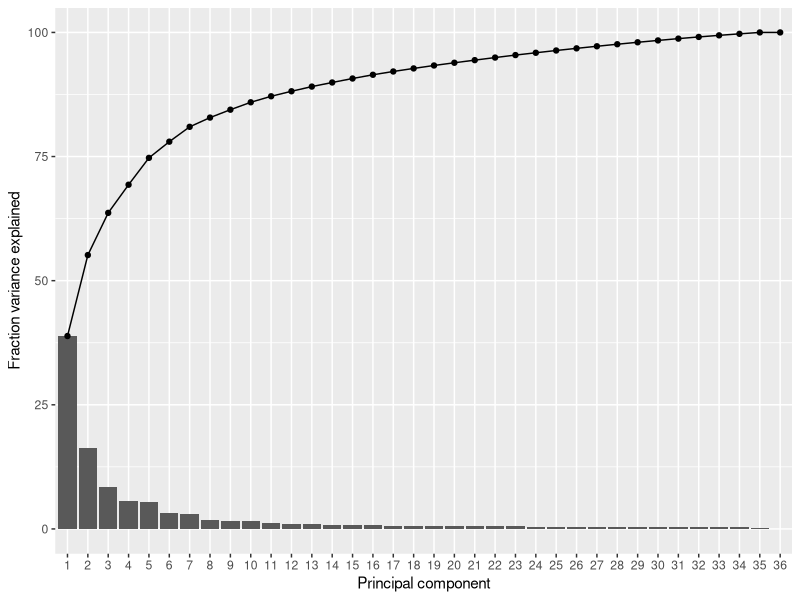
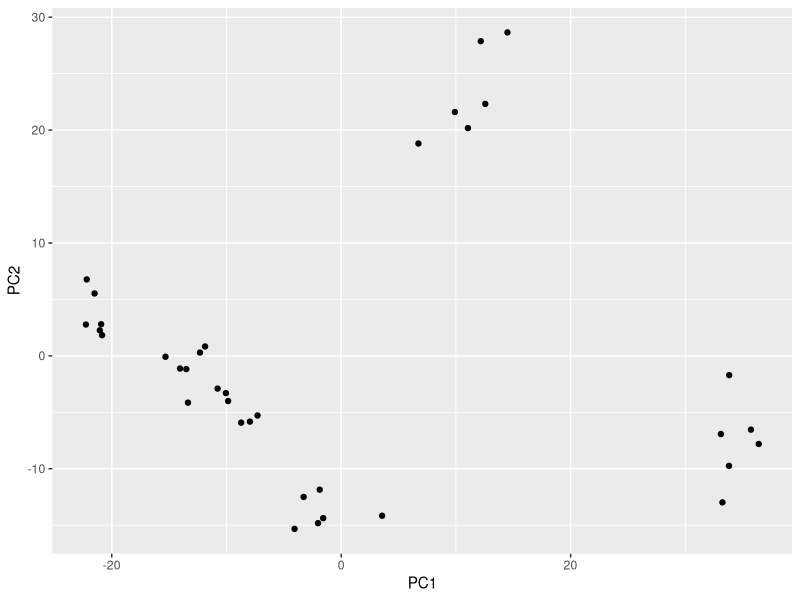

Recreate these plots in R, in order.
## ---- chunk 1
knitr::opts_chunk$set(echo = TRUE)
## ---- chunk 2
library(tidyverse)

## ---- chunk 3
# Read in the world map
trans_cts <- read_csv("./data/counts_transformed.csv")
## ---- chunk 4
# Create a matrix from our table of counts
pca_matrix <- trans_cts %>% 
  # make the "gene" column become the rownames of the table
  column_to_rownames("gene") %>% 
  # coerce to a matrix
  as.matrix() %>% 
  # transpose the matrix so that rows = samples and columns = variables
  t()

# Perform the PCA
sample_pca <- prcomp(pca_matrix)
sample_pca

## ---- chunk 5
#biplot(sample_pca, xlabs = rep(".", nrow(trans_cts)), cex = 1.2)
pc_eigenvalues <- sample_pca$sdev^2
# create a "tibble" manually with 
# a variable indicating the PC number
# and a variable with the variances
pc_eigenvalues <- tibble(PC = factor(1:length(pc_eigenvalues)), 
                         variance = pc_eigenvalues) %>% 
  # add a new column with the percent variance
  mutate(pct = variance/sum(variance)*100) %>% 
  # add another column with the cumulative variance explained
  mutate(pct_cum = cumsum(pct))

# print the result
pc_eigenvalues
## ---- chunk 6
pc_eigenvalues %>% 
  ggplot(aes(x = PC)) +
  geom_col(aes(y = pct)) +
  geom_line(aes(y = pct_cum, group = 1)) + 
  geom_point(aes(y = pct_cum)) +
  labs(x = "Principal component", y = "Fraction variance explained")
## ---- chunk 7
# The PC scores are stored in the "x" value of the prcomp object
pc_scores <- sample_pca$x
pc_scores <- pc_scores %>% 
  # convert to a tibble retaining the sample names as a new column
  as_tibble(rownames = "sample")

# print the result
pc_scores

pc_scores %>% 
  # create the plot
  ggplot(aes(x = PC1, y = PC2)) +
 geom_point()
